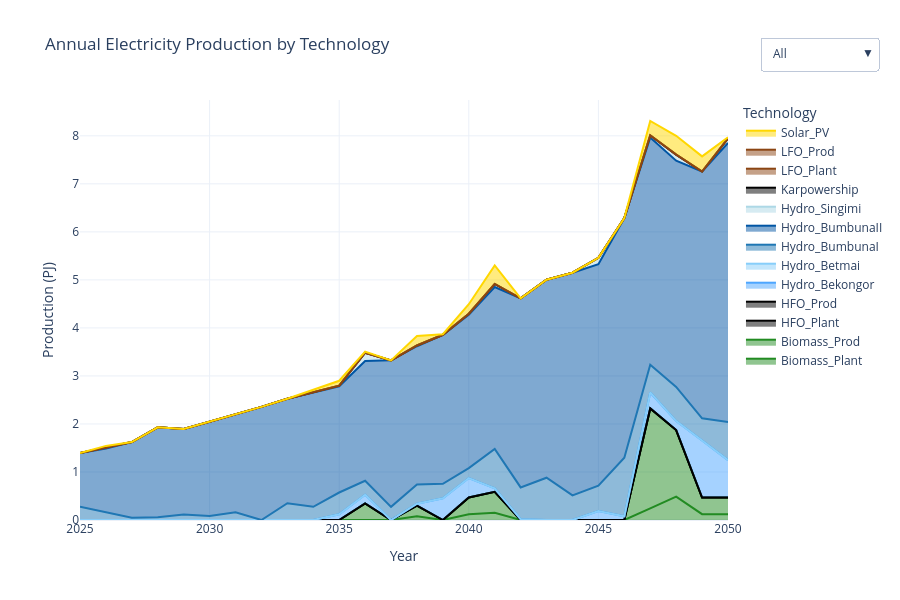

Notebook source saved alongside this figure:
### Markdown cell above
### Total Annual Production by Technology

### Code cell
import pandas as pd
import plotly.graph_objects as go

# === Load technology color mapping ===
with open("tech_colors.json") as f:
    tech_colors = json.load(f)

# === Load and rename production data ===
df_prod = pd.read_csv(res_dir / "ProductionByTechnologyAnnual.csv")
df_prod.rename(columns={
    "t": "TECHNOLOGY",
    "y": "YEAR",
    "ProductionByTechnologyAnnual": "VALUE"
}, inplace=True)

# === Pivot for area plot ===
df_pivot = df_prod.pivot_table(index="YEAR", columns="TECHNOLOGY", values="VALUE", aggfunc="sum")
years = df_pivot.index.tolist()

# === Create figure ===
fig = go.Figure()
trace_names = []

# Add one stacked area trace per technology
for tech in df_pivot.columns:
    trace_names.append(tech)
    fig.add_trace(go.Scatter(
        x=years,
        y=df_pivot[tech].fillna(0),
        mode='lines',
        stackgroup='one',
        name=tech,
        line=dict(color=tech_colors.get(tech, "#D3D3D3")),  # Use consistent color or fallback
        hovertemplate=f"{tech}<br>Year: %{{x}}<br>Production: %{{y:.2f}} PJ"
    ))

# === Dropdown visibility controls ===
visible_all = [True] * len(trace_names)
visible_none = [False] * len(trace_names)
visible_no_prod = [not tech.endswith("_Prod") for tech in trace_names]

# === Layout and interactivity ===
fig.update_layout(
    title="Annual Electricity Production by Technology",
    xaxis_title="Year",
    yaxis_title="Production (PJ)",
    template="plotly_white",
    legend_title="Technology",
    height=600,
    hovermode="x unified",
    updatemenus=[
        {
            "buttons": [
                {"label": "All", "method": "update", "args": [{"visible": visible_all}]},
                {"label": "None", "method": "update", "args": [{"visible": visible_none}]},
                {"label": "Exclude _Prod", "method": "update", "args": [{"visible": visible_no_prod}]}
            ],
            "direction": "down",
            "showactive": True,
            "x": 1.05,
            "xanchor": "left",
            "y": 1.15,
            "yanchor": "top"
        }
    ]
)

# Show plot
try:
    fig.show()
except ValueError:
    print("🔁 Fallback to browser due to rendering issue.")
    fig.show(renderer="browser")

### Figure 1 — Plotly figure (JSON) as saved in the notebook; plotly's stock layout.template omitted (floating-point values rounded to 4 significant figures)
{"data": [{"hovertemplate": "Biomass_Plant<br>Year: %{x}<br>Production: %{y:.2f} PJ", "line": {"color": "#228B22"}, "mode": "lines", "name": "Biomass_Plant", "stackgroup": "one", "type": "scatter", "x": [2025, 2026, 2027, 2028, 2029, 2030, 2031, 2032, 2033, 2034, 2035, 2036, 2037, 2038, 2039, 2040, 2041, 2042, 2043, 2044, 2045, 2046, 2047, 2048, 2049, 2050], "y": [0.0, 0.0, 0.0, 0.0, 0.0, 0.0, 0.0, 0.0, 0.0, 0.0, 0.0, 0.0, 0.0, 0.07753, 0.0, 0.1214, 0.1526, 0.0, 0.0, 0.0, 0.0, 0.0, 0.2428, 0.4856, 0.1214, 0.1214]}, {"hovertemplate": "Biomass_Prod<br>Year: %{x}<br>Production: %{y:.2f} PJ", "line": {"color": "#228B22"}, "mode": "lines", "name": "Biomass_Prod", "stackgroup": "one", "type": "scatter", "x": [2025, 2026, 2027, 2028, 2029, 2030, 2031, 2032, 2033, 2034, 2035, 2036, 2037, 2038, 2039, 2040, 2041, 2042, 2043, 2044, 2045, 2046, 2047, 2048, 2049, 2050], "y": [0.0, 0.0, 0.0, 0.0, 0.0, 0.0, 0.0, 0.0, 0.0, 0.0, 0.0, 0.3469, 0.0, 0.2215, 0.0, 0.3469, 0.4361, 0.0, 0.0, 0.0, 0.0, 0.0, 2.081, 1.387, 0.3469, 0.3469]}, {"hovertemplate": "HFO_Plant<br>Year: %{x}<br>Production: %{y:.2f} PJ", "line": {"color": "#000000"}, "mode": "lines", "name": "HFO_Plant", "stackgroup": "one", "type": "scatter", "x": [2025, 2026, 2027, 2028, 2029, 2030, 2031, 2032, 2033, 2034, 2035, 2036, 2037, 2038, 2039, 2040, 2041, 2042, 2043, 2044, 2045, 2046, 2047, 2048, 2049, 2050], "y": [0.0, 0.0, 0.0, 0.0, 0.0, 0.0, 0.0, 0.0, 0.0, 0.0, 0.0, 0.0, 0.0, 0.0, 0.0, 0.0, 0.0, 0.0, 0.0, 0.0, 0.0, 0.0, 0.0, 0.0, 0.0, 0.0]}, {"hovertemplate": "HFO_Prod<br>Year: %{x}<br>Production: %{y:.2f} PJ", "line": {"color": "#000000"}, "mode": "lines", "name": "HFO_Prod", "stackgroup": "one", "type": "scatter", "x": [2025, 2026, 2027, 2028, 2029, 2030, 2031, 2032, 2033, 2034, 2035, 2036, 2037, 2038, 2039, 2040, 2041, 2042, 2043, 2044, 2045, 2046, 2047, 2048, 2049, 2050], "y": [0.0, 0.0, 0.0, 0.0, 0.0, 0.0, 0.0, 0.0, 0.0, 0.0, 0.0, 0.0, 0.0, 0.0, 0.0, 0.0, 0.0, 0.0, 0.0, 0.0, 0.0, 0.0, 0.0, 0.0, 0.0, 0.0]}, {"hovertemplate": "Hydro_Bekongor<br>Year: %{x}<br>Production: %{y:.2f} PJ", "line": {"color": "#4da6ff"}, "mode": "lines", "name": "Hydro_Bekongor", "stackgroup": "one", "type": "scatter", "x": [2025, 2026, 2027, 2028, 2029, 2030, 2031, 2032, 2033, 2034, 2035, 2036, 2037, 2038, 2039, 2040, 2041, 2042, 2043, 2044, 2045, 2046, 2047, 2048, 2049, 2050], "y": [0.0, 0.0, 0.0, 0.0, 0.0, 0.0, 0.0, 0.0, 0.0, 0.0, 0.1184, 0.1779, 0.0, 0.04052, 0.4512, 0.4053, 0.0694, 0.01764, 0.0, 0.0, 0.1861, 0.07707, 0.332, 0.1873, 1.186, 0.779]}, {"hovertemplate": "Hydro_Betmai<br>Year: %{x}<br>Production: %{y:.2f} PJ", "line": {"color": "#87CEFA"}, "mode": "lines", "name": "Hydro_Betmai", "stackgroup": "one", "type": "scatter", "x": [2025, 2026, 2027, 2028, 2029, 2030, 2031, 2032, 2033, 2034, 2035, 2036, 2037, 2038, 2039, 2040, 2041, 2042, 2043, 2044, 2045, 2046, 2047, 2048, 2049, 2050], "y": [0.0, 0.0, 0.0, 0.0, 0.0, 0.0, 0.0, 0.0, 0.0, 0.0, 0.0, 0.0001064, 0.0, 3.548e-05, 0.0, 3.548e-05, 7.096e-05, 0.0, 0.0, 0.0, 0.0, 0.0, 3.548e-05, 0.0001419, 0.0001419, 0.0002129]}, {"hovertemplate": "Hydro_BumbunaI<br>Year: %{x}<br>Production: %{y:.2f} PJ", "line": {"color": "#1f77b4"}, "mode": "lines", "name": "Hydro_BumbunaI", "stackgroup": "one", "type": "scatter", "x": [2025, 2026, 2027, 2028, 2029, 2030, 2031, 2032, 2033, 2034, 2035, 2036, 2037, 2038, 2039, 2040, 2041, 2042, 2043, 2044, 2045, 2046, 2047, 2048, 2049, 2050], "y": [0.2787, 0.1671, 0.04676, 0.05581, 0.1134, 0.08555, 0.1604, 0.0, 0.3499, 0.2742, 0.4542, 0.2929, 0.2738, 0.3989, 0.3026, 0.2072, 0.8215, 0.6608, 0.8804, 0.5139, 0.5287, 1.219, 0.5783, 0.7101, 0.4621, 0.7906]}, {"hovertemplate": "Hydro_BumbunaII<br>Year: %{x}<br>Production: %{y:.2f} PJ", "line": {"color": "#0055A4"}, "mode": "lines", "name": "Hydro_BumbunaII", "stackgroup": "one", "type": "scatter", "x": [2025, 2026, 2027, 2028, 2029, 2030, 2031, 2032, 2033, 2034, 2035, 2036, 2037, 2038, 2039, 2040, 2041, 2042, 2043, 2044, 2045, 2046, 2047, 2048, 2049, 2050], "y": [1.117, 1.319, 1.576, 1.875, 1.782, 1.961, 2.036, 2.355, 2.175, 2.384, 2.212, 2.492, 3.05, 2.88, 3.103, 3.195, 3.372, 3.936, 4.122, 4.635, 4.61, 4.992, 4.73, 4.711, 5.14, 5.812]}, {"hovertemplate": "Hydro_Singimi<br>Year: %{x}<br>Production: %{y:.2f} PJ", "line": {"color": "#ADD8E6"}, "mode": "lines", "name": "Hydro_Singimi", "stackgroup": "one", "type": "scatter", "x": [2025, 2026, 2027, 2028, 2029, 2030, 2031, 2032, 2033, 2034, 2035, 2036, 2037, 2038, 2039, 2040, 2041, 2042, 2043, 2044, 2045, 2046, 2047, 2048, 2049, 2050], "y": [0.0, 0.01867, 0.0, 0.0, 0.0, 0.0, 0.0, 0.0, 0.0, 0.01175, 0.01339, 0.1734, 0.0, 0.01577, 0.0, 0.01971, 0.06307, 0.0, 0.0, 0.0, 0.134, 0.0, 0.0473, 0.1261, 0.0, 0.09855]}, {"hovertemplate": "Karpowership<br>Year: %{x}<br>Production: %{y:.2f} PJ", "line": {"color": "#000000"}, "mode": "lines", "name": "Karpowership", "stackgroup": "one", "type": "scatter", "x": [2025, 2026, 2027, 2028, 2029, 2030, 2031, 2032, 2033, 2034, 2035, 2036, 2037, 2038, 2039, 2040, 2041, 2042, 2043, 2044, 2045, 2046, 2047, 2048, 2049, 2050], "y": [0.0, 0.0, 0.0, 0.0, 0.0, 0.0, 0.0, 0.0, 0.0, 0.0, 0.0, 0.0, 0.0, 0.0, 0.0, 0.0, 0.0, 0.0, 0.0, 0.0, 0.0, 0.0, 0.0, 0.0, 0.0, 0.0]}, {"hovertemplate": "LFO_Plant<br>Year: %{x}<br>Production: %{y:.2f} PJ", "line": {"color": "#8B4513"}, "mode": "lines", "name": "LFO_Plant", "stackgroup": "one", "type": "scatter", "x": [2025, 2026, 2027, 2028, 2029, 2030, 2031, 2032, 2033, 2034, 2035, 2036, 2037, 2038, 2039, 2040, 2041, 2042, 2043, 2044, 2045, 2046, 2047, 2048, 2049, 2050], "y": [0.0, 0.0, 0.0, 0.0, 0.0, 0.0, 0.0, 0.0, 0.0, 0.0, 0.0, 0.0, 0.0, 0.0, 0.0, 0.0, 0.0, 0.0, 0.0, 0.0, 0.0, 0.0, 0.0, 0.0, 0.0, 0.0]}, {"hovertemplate": "LFO_Prod<br>Year: %{x}<br>Production: %{y:.2f} PJ", "line": {"color": "#8B4513"}, "mode": "lines", "name": "LFO_Prod", "stackgroup": "one", "type": "scatter", "x": [2025, 2026, 2027, 2028, 2029, 2030, 2031, 2032, 2033, 2034, 2035, 2036, 2037, 2038, 2039, 2040, 2041, 2042, 2043, 2044, 2045, 2046, 2047, 2048, 2049, 2050], "y": [0.0, 0.0, 0.0, 0.0, 0.0, 0.0, 0.0, 0.0, 0.0, 0.0, 0.0, 0.0, 0.0, 0.0, 0.0, 0.0, 0.0, 0.0, 0.0, 0.0, 0.0, 0.0, 0.0, 0.0, 0.0, 0.0]}, {"hovertemplate": "Solar_PV<br>Year: %{x}<br>Production: %{y:.2f} PJ", "line": {"color": "#FFD700"}, "mode": "lines", "name": "Solar_PV", "stackgroup": "one", "type": "scatter", "x": [2025, 2026, 2027, 2028, 2029, 2030, 2031, 2032, 2033, 2034, 2035, 2036, 2037, 2038, 2039, 2040, 2041, 2042, 2043, 2044, 2045, 2046, 2047, 2048, 2049, 2050], "y": [0.0, 0.0383, 0.0, 0.0, 0.0, 0.0, 0.0, 0.0, 0.0, 0.03635, 0.1007, 0.02417, 0.0, 0.1966, 0.01135, 0.1966, 0.385, 0.0, 0.0, 0.0, 0.0, 0.0, 0.2973, 0.3924, 0.3151, 0.02129]}], "layout": {"height": 600, "hovermode": "x unified", "legend": {"title": {"text": "Technology"}}, "title": {"text": "Annual Electricity Production by Technology"}, "updatemenus": [{"buttons": [{"args": [{"visible": [true, true, true, true, true, true, true, true, true, true, true, true, true]}], "label": "All", "method": "update"}, {"args": [{"visible": [false, false, false, false, false, false, false, false, false, false, false, false, false]}], "label": "None", "method": "update"}, {"args": [{"visible": [true, false, true, false, true, true, true, true, true, true, true, false, true]}], "label": "Exclude _Prod", "method": "update"}], "direction": "down", "showactive": true, "x": 1.05, "xanchor": "left", "y": 1.15, "yanchor": "top"}], "xaxis": {"title": {"text": "Year"}}, "yaxis": {"title": {"text": "Production (PJ)"}}}}
